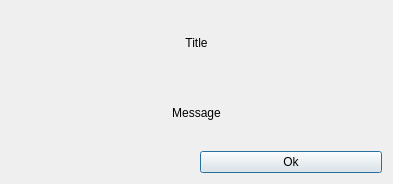
<?xml version="1.0" encoding="UTF-8"?>
<ui version="4.0">
 <class>Dialog</class>
 <widget class="QDialog" name="Dialog">
  <property name="geometry">
   <rect>
    <x>0</x>
    <y>0</y>
    <width>393</width>
    <height>184</height>
   </rect>
  </property>
  <property name="windowTitle">
   <string>Dialog</string>
  </property>
  <layout class="QGridLayout" name="gridLayout">
   <item row="1" column="0" colspan="2">
    <widget class="QLabel" name="label_message">
     <property name="text">
      <string>Message</string>
     </property>
     <property name="alignment">
      <set>Qt::AlignCenter</set>
     </property>
    </widget>
   </item>
   <item row="2" column="1">
    <widget class="QPushButton" name="pushButton">
     <property name="text">
      <string>Ok</string>
     </property>
    </widget>
   </item>
   <item row="0" column="0" colspan="2">
    <widget class="QLabel" name="label_title">
     <property name="layoutDirection">
      <enum>Qt::LeftToRight</enum>
     </property>
     <property name="styleSheet">
      <string notr="true">font: 18pt &quot;.SF NS Text&quot;;</string>
     </property>
     <property name="text">
      <string>Title</string>
     </property>
     <property name="alignment">
      <set>Qt::AlignCenter</set>
     </property>
    </widget>
   </item>
  </layout>
 </widget>
 <resources/>
 <connections/>
</ui>
